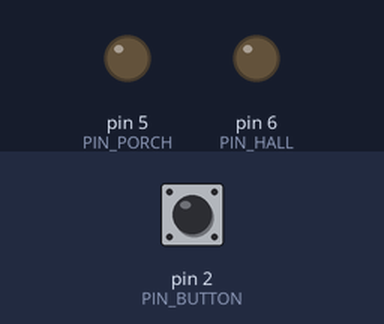
The sketch below on a simulated Arduino Uno, built with avr-gcc and run on an emulated ATmega328P. Shown: output pins drawn as LEDs (lit = HIGH). The inputs (shaded band) are chosen by the test bench; at power-on: pin 2 (PIN_BUTTON) HIGH.

Above: at 1.2 s.
1.3 s: pin 2 (PIN_BUTTON) pulled LOW for 0.15 s
At 2.2 s:
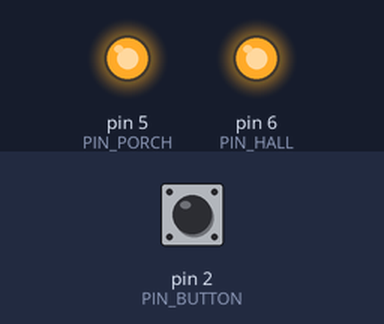
At 32.2 s:
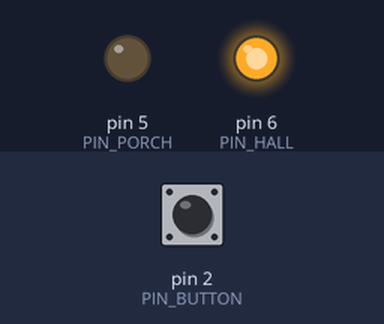
Timing chart, 0 to 32.8 s (numbered marks = the images above; inputs shaded):
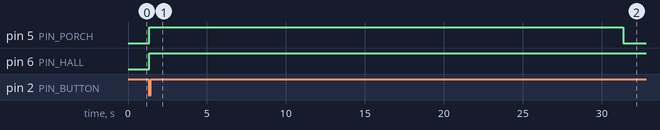

Measured:
- after the input at 1.3 s, pin 5 (PIN_PORCH): LOW → HIGH after 0.06 s, → LOW 30.0 s later; pin 6 (PIN_HALL): LOW → HIGH after 0.06 s

The sketch:

Task1.1Lights_ON.ino
```cpp
// Task1.1Lights_ON - commented version
// Button on D2 (to GND, using INPUT_PULLUP), Porch LED on D5, Hallway LED on D6
// Porch: 30 seconds, Hallway: 60 seconds
// Non-blocking timers and debounced button; pressing restarts both timers.

#include <Arduino.h>


// Pin and timing constants

// Hardware pin assignments (single place to change wiring if needed)
const uint8_t PIN_BUTTON = 2;
const uint8_t PIN_PORCH  = 5;
const uint8_t PIN_HALL   = 6;

// Timing constants (clear, named durations)
const unsigned long PORCH_MS   = 30UL * 1000UL; // 30 seconds
const unsigned long HALL_MS    = 60UL * 1000UL; // 60 seconds
const unsigned long DEBOUNCE_MS = 50UL;         // debounce window (ms)


// Runtime state variables

// Track last raw button change time and state for debounce logic
unsigned long lastButtonChange = 0;
bool lastButtonState = HIGH;    // INPUT_PULLUP: HIGH when idle

// Timer end timestamps and active flags for each LED
unsigned long porchEndTime = 0;
unsigned long hallEndTime  = 0;
bool porchActive = false;
bool hallActive  = false;


// Hardware setup

// Encapsulate pinMode and initial output states so setup() stays tidy
void setupPins() {
  pinMode(PIN_PORCH, OUTPUT);        // porch LED output
  pinMode(PIN_HALL, OUTPUT);         // hallway LED output
  pinMode(PIN_BUTTON, INPUT_PULLUP); // button input with internal pull-up

  // Ensure LEDs start OFF
  digitalWrite(PIN_PORCH, LOW);
  digitalWrite(PIN_HALL, LOW);
}


// Input handling: debounced button read

// Returns true once when a clean press (HIGH -> LOW) is detected.
// Debouncing is handled here so the rest of the code receives a single, reliable event.
bool readButtonDebounced() {
  bool raw = digitalRead(PIN_BUTTON);          // read raw pin (HIGH idle, LOW pressed)
  if (raw != lastButtonState) {                // raw state changed
    lastButtonChange = millis();               // note time of change
    lastButtonState = raw;                     // update last observed raw state
  }

  // If the raw state has been stable for the debounce window, consider it valid
  if ((millis() - lastButtonChange) >= DEBOUNCE_MS) {
    // Use a static variable to remember the last reported stable state
    static bool reportedState = HIGH;
    if (lastButtonState != reportedState) {    // stable state differs from reported
      reportedState = lastButtonState;         // update reported state
      if (reportedState == LOW) return true;   // falling edge = press event
    }
  }
  return false; // no new press event
}


// Activation functions (single responsibility)

// Each function sets the LED HIGH and computes the future end time.
// Keeping activation logic here makes it easy to change behavior (e.g., add logging).
void activatePorch() {
  porchEndTime = millis() + PORCH_MS; // compute when to turn off
  porchActive = true;                 // mark active
  digitalWrite(PIN_PORCH, HIGH);      // turn LED on
}

void activateHall() {
  hallEndTime = millis() + HALL_MS;   // compute when to turn off
  hallActive = true;                  // mark active
  digitalWrite(PIN_HALL, HIGH);       // turn LED on
}


// Timer update (non-blocking timing)

// Called frequently from loop(); checks whether each LED's end time has passed.
// Using millis() avoids blocking delays so both timers can run concurrently.
void updateTimers() {
  unsigned long now = millis();

  // When now >= porchEndTime, turn porch LED off
  if (porchActive && (long)(now - porchEndTime) >= 0) {
    porchActive = false;
    digitalWrite(PIN_PORCH, LOW);
  }

  // When now >= hallEndTime, turn hallway LED off
  if (hallActive && (long)(now - hallEndTime) >= 0) {
    hallActive = false;
    digitalWrite(PIN_HALL, LOW);
  }
}


// Arduino lifecycle

void setup() {
  setupPins(); // configure hardware
}

void loop() {
  // 1) Poll the debounced button; on a valid press restart both timers
  if (readButtonDebounced()) {
    activatePorch();
    activateHall();
  }

  // 2) Maintain timers and turn LEDs off when their durations expire
  updateTimers();

  // 3) Small delay to keep loop responsive but avoid busy-waiting
  delay(5);
}
```
